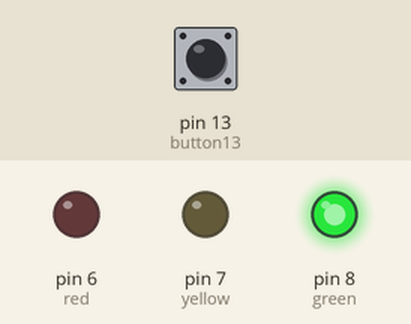
Bench run of a sketch on a simulated Arduino Uno, built with avr-gcc and run on an emulated ATmega328P. Parts: output pins drawn as LEDs (lit = HIGH). Inputs (shaded band) come from the test bench; at power-on: pin 13 (button13) HIGH.

Above: at 1.2 s.
1.3 s: pin 13 (button13) pulled LOW for 1 s
At 1.7 s:
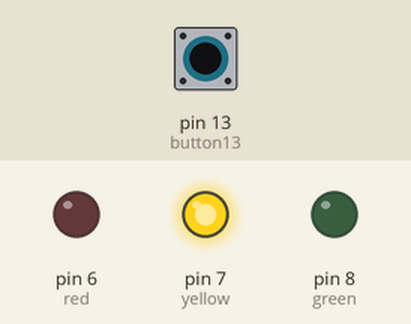
3.8 s: pin 13 (button13) pulled LOW for 3.2 s
At 5.9 s:
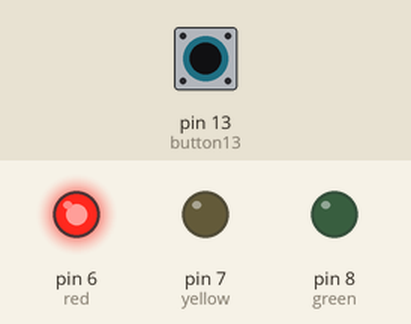
8.5 s: pin 13 (button13) driven LOW
At 12.4 s:
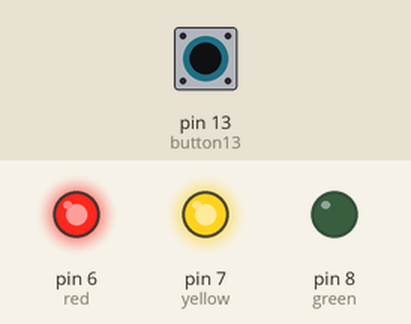
14.0 s: pin 13 (button13) driven HIGH
At 15.0 s:
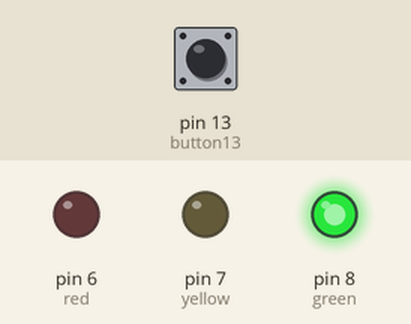
Timing chart, 0 to 16.5 s (numbered marks = the images above; inputs shaded):
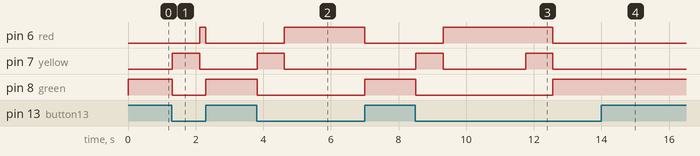

The sketch:

smart_code.ino
```cpp
//P10 - Smart Traffic System
//Done by:

int red = 6;
int yellow = 7;
int green = 8;

int button13 = 13;
int button12 = 12;
int button11 = 11;


void setup() {
  // put your setup code here, to run once:

  //pin 6,7,8 will be output pins
  pinMode(red, OUTPUT);
  pinMode(yellow, OUTPUT);
  pinMode(green, OUTPUT);

  //setup pin 13,12,11 as input pin
  pinMode(button13, INPUT_PULLUP);
  //pinMode(button12, INPUT_PULLUP);
  //pinMode(button11, INPUT_PULLUP);

  //default
  digitalWrite(green, HIGH);
  digitalWrite(red, LOW);
  digitalWrite(yellow, LOW);
}


void loop() {
  if (digitalRead(button13) == LOW) {
    delay(15); // software debounce
    if (digitalRead(button13) == LOW) {
      // if the switch is HIGH, ie. pushed down - change the lights!
      changeLights();
    }
  }
  else {
    digitalWrite(green, HIGH);
    digitalWrite(red, LOW);
    digitalWrite(yellow, LOW);
  }
}


void changeLights() {
  // green off, yellow on for 2 seconds
  digitalWrite(green, LOW);
  digitalWrite(yellow, HIGH);
  digitalWrite(red, LOW);
  // this is to check if button is still pressed while delaying
  for (long int i = 0; i < 200000; i++) {
    // if button is released
    if (digitalRead(button13) == HIGH) {
      return;
    }
  }

  // turn off yellow, then turn red on for 6 seconds
  digitalWrite(green, LOW);
  digitalWrite(yellow, LOW);
  digitalWrite(red, HIGH);
  for (long int i = 0; i < 600000; i++) {
    // if button is released
    if (digitalRead(button13) == HIGH) {
      return;
    }
  }

  // red and yellow on for 2 seconds (red is already on though)
  digitalWrite(green, LOW);
  digitalWrite(yellow, HIGH);
  digitalWrite(red, HIGH);
  for (long int i = 0; i < 200000; i++) {
    // if button is released
    if (digitalRead(button13) == HIGH) {
      return;
    }
  }

  // turn off red and yellow, then turn on green
  digitalWrite(yellow, LOW);
  digitalWrite(red, LOW);
  digitalWrite(green, HIGH);
  for (long int i = 0; i < 600000; i++) {
    // if button is released
    if (digitalRead(button13) == HIGH) {
      return;
    }
  }
}
```

Measured:
- after the input at 1.3 s, pin 6 (red): LOW → HIGH after 0.83 s, → LOW 0.17 s later; pin 7 (yellow): LOW → HIGH at once, → LOW 0.81 s later; pin 8 (green): HIGH → LOW at once, → HIGH 0.98 s later
- after the input at 3.8 s, pin 6 (red): LOW → HIGH after 0.83 s, → LOW 2.4 s later; pin 7 (yellow): LOW → HIGH at once, → LOW 0.81 s later; pin 8 (green): HIGH → LOW at once, → HIGH 3.2 s later
- after the input at 8.5 s, pin 6 (red): LOW → HIGH after 0.83 s, → LOW 3.2 s later; pin 7 (yellow): alternates HIGH for 0.81 s and LOW for 2.4 s, starting at once; pin 8 (green): HIGH → LOW at once, → HIGH 4.1 s later
- after the input at 14.0 s, pin 6 (red): stays LOW (without the input it goes to HIGH after 1.8 s); pin 7 (yellow): stays LOW (without the input it goes to HIGH after 0.98 s); pin 8 (green): stays HIGH (without the input it goes to LOW after 0.98 s)
